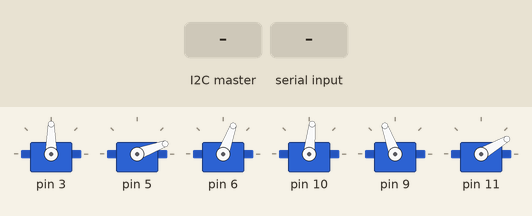
A sketch run on a simulated Arduino Uno, built with avr-gcc and run on an emulated ATmega328P. Shown: 6 × servo. Inputs (shaded band) come from the test bench. What the sketch prints to the serial monitor is not drawn.

Above: at 3.0 s.
3.1 s: the I2C master sends the byte 5
4.6 s: "STOP\n" received over Serial
6.1 s: the I2C master sends the byte 90
7.6 s: "TEST\n" received over Serial
Timing chart, 0 to 10.1 s (numbered marks = the images above; inputs shaded):
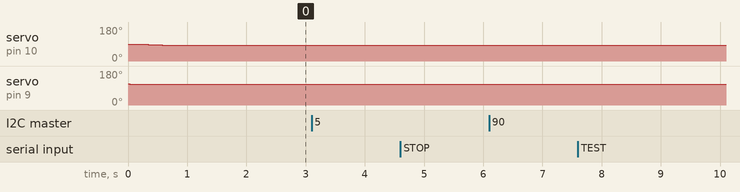

Measured:
- after the input at 3.1 s, every drawn part: stays the same
- after the input at 4.6 s, every drawn part: stays the same
- after the input at 6.1 s, every drawn part: stays the same
- after the input at 7.6 s, every drawn part: stays the same

The sketch:

turntable-i2c.ino
```cpp
#include <Servo.h>
#include <math.h>
#include <Wire.h>

// ===== Status- und Befehlskonstanten =====
const byte ROBO_BUSY       = 104;
const byte ROBO_IDLE       = 116;
const byte ROBO_MOVE_A     = 10;
const byte ROBO_MOVE_TEST  = 20;
const byte CMD_CALIBRATE   = 90;
const byte CMD_STOP        = 99;
const byte CMD_CONTINUE    = 98;

// ===== Servo-Konfiguration =====
Servo servos[6];
int initAngles[6] = {90, 20, 70, 90, 112, 30};
int preAngles[6]  = {77, 20, 70, 85, 112, 30};
int asmAngles[6]  = {77, 8, 61, 85, 112, 30};
int asm2Angles[6] = {45, 8, 61, 85, 112, 30};
int asm3Angles[6] = {58, 8, 61, 85, 112, 30};

// ===== Steuerdaten =====
String input;
int stueckzahl = 0;
int s1_winkel[11] = {58, 72, 77, 82, 87, 92, 97, 102, 107, 112, 117}; // Index 1–10

// ===== I2C-Kommunikation =====
volatile byte i2c_command = 0;
volatile byte i2c_status = ROBO_IDLE;
volatile byte pending_status = 1;  // 1 = leer, sonst: Rückgabe
volatile bool stop_requested = false;

// ===== Bewegungshilfen =====
bool waitWithStop(unsigned long ms) {
  unsigned long start = millis();
  while (millis() - start < ms) {
    checkSerialControl();
    if (checkStop()) return true;
    delay(1);
  }
  return false;
}

bool checkStop() {
  if (stop_requested) {
    Serial.println("NOTAUS erkannt – Bewegung gestoppt");
    i2c_status = ROBO_IDLE;
    pending_status = CMD_STOP;
    return true;
  }
  return false;
}

void checkSerialControl() {
  if (Serial.available()) {
    String cmd = Serial.readStringUntil('\n');
    cmd.trim();
    if (cmd.equalsIgnoreCase("STOP")) {
      stop_requested = true;
      Serial.println("STOP erkannt (Serial)");
    } else if (cmd.equalsIgnoreCase("CONTINUE")) {
      stop_requested = false;
      Serial.println("CONTINUE erkannt (Serial)");
    }
  }
}

// ===== Gleichzeitige Bewegung aller Servos mit sanfter Kurve =====
void smoothMoveAll(int targets[6]) {
  const int steps = 50;
  const int delayPerStep = 15;

  int start[6];
  for (int i = 0; i < 6; i++) start[i] = initAngles[i];

  for (int i = 0; i <= steps; i++) {
    checkSerialControl();
    if (checkStop()) return;

    float t = (float)i / steps;
    float eased = t < 0.5 ? 2 * t * t : -1 + (4 - 2 * t) * t;

    for (int j = 0; j < 6; j++) {
      int pos = start[j] + (targets[j] - start[j]) * eased;
      servos[j].write(pos);
    }

    if (waitWithStop(delayPerStep)) return;
  }

  for (int i = 0; i < 6; i++) initAngles[i] = targets[i];
}

// ===== Bewegungsabläufe =====
void moveA() {
  Serial.println("Starte Move A");
  i2c_status = ROBO_BUSY;

  if (stueckzahl >= 1 && stueckzahl <= 10) {
    int s1 = s1_winkel[stueckzahl];
    preAngles[0] = s1;
    asmAngles[0] = s1;
  }

  smoothMoveAll(preAngles);
  if (waitWithStop(200)) return;
  smoothMoveAll(asmAngles);
  if (waitWithStop(200)) return;
  smoothMoveAll(asm2Angles);
  if (waitWithStop(300)) return;
  smoothMoveAll(asm3Angles);
  if (waitWithStop(200)) return;
  smoothMoveAll(preAngles);
  if (waitWithStop(1000)) return;

  i2c_status = ROBO_IDLE;
  pending_status = 115;
  Serial.println("Move A abgeschlossen");
}

void moveCAL() {
  Serial.println("Starte Kalibrierung");
  i2c_status = ROBO_BUSY;

  int target[6] = {90, 20, 70, 84, 110, 30};
  smoothMoveAll(target);
  if (waitWithStop(1000)) return;

  for (int i = 0; i < 6; i++) initAngles[i] = target[i];

  i2c_status = ROBO_IDLE;
  pending_status = CMD_CALIBRATE;
  Serial.println("Kalibrierung abgeschlossen");
}

void moveTest() {
  Serial.println("Starte moveTest");
  i2c_status = ROBO_BUSY;

  for (int st = 1; st <= 10; st++) {
    if (checkStop()) return;

    int pos_pre[6], pos_asm[6], pos_reset[6];
    for (int i = 0; i < 6; i++) {
      pos_pre[i] = preAngles[i];
      pos_asm[i] = asmAngles[i];
      pos_reset[i] = preAngles[i];
    }

    pos_pre[0] = s1_winkel[st];
    pos_asm[0] = s1_winkel[st];
    pos_reset[0] = 58;

    smoothMoveAll(pos_pre);
    if (waitWithStop(300)) return;
    smoothMoveAll(pos_asm);
    if (waitWithStop(500)) return;
    smoothMoveAll(pos_pre);
    if (waitWithStop(500)) return;
    smoothMoveAll(pos_reset);
    if (waitWithStop(500)) return;
  }

  i2c_status = ROBO_IDLE;
  pending_status = ROBO_MOVE_TEST;
  Serial.println("moveTest abgeschlossen");
}

// ===== I2C-Kommunikation =====
void receiveEvent(int howMany) {
  while (Wire.available()) {
    byte value = Wire.read();

    if (value == CMD_STOP) {
      stop_requested = true;
      Serial.println("STOP erkannt (I2C)");
    } else if (value == CMD_CONTINUE) {
      stop_requested = false;
      Serial.println("CONTINUE erkannt (I2C)");
    } else {
      i2c_command = value;
      Serial.print("I2C Befehl empfangen: ");
      Serial.println(i2c_command);
    }
  }
}

void requestEvent() {
  if (pending_status != 1) {
    Wire.write(pending_status);
    Serial.print("I2C Antwort gesendet (done): ");
    Serial.println(pending_status);
    pending_status = 1;
  } else {
    Wire.write(i2c_status);
    Serial.print("I2C Antwort gesendet (status): ");
    Serial.println(i2c_status);
  }
}

// ===== Setup & Loop =====
void setup() {
  Serial.begin(9600);
  Serial.println("Bereit. Sende CAL, A1–10, TEST, STOP oder CONTINUE");

  Wire.begin(0x08);
  Wire.onReceive(receiveEvent);
  Wire.onRequest(requestEvent);

  servos[0].attach(3);
  servos[1].attach(5);
  servos[2].attach(6);
  servos[3].attach(10);
  servos[4].attach(9);
  servos[5].attach(11);

  moveCAL(); // Initiale Kalibrierung
}

void loop() {
  checkSerialControl();

  if (Serial.available()) {
    input = Serial.readStringUntil('\n');
    input.trim();

    if (input.equalsIgnoreCase("CAL")) moveCAL();
    else if (input.equalsIgnoreCase("TEST")) moveTest();
    else if (input.startsWith("A") && input.length() >= 2) {
      int num = input.substring(1).toInt();
      if (num >= 1 && num <= 10) {
        stueckzahl = num;
        moveA();
      }
    }
  }

  if (i2c_command != 0) {
    Serial.print("Handling Command: ");
    Serial.println(i2c_command);
    if (i2c_command == CMD_CALIBRATE) moveCAL();
    else if (i2c_command >= ROBO_MOVE_A && i2c_command <= ROBO_MOVE_A + 9) {
      stueckzahl = i2c_command - ROBO_MOVE_A + 1;
      moveA();
    } else if (i2c_command == ROBO_MOVE_TEST) moveTest();
    i2c_command = 0;
  }
}
```
